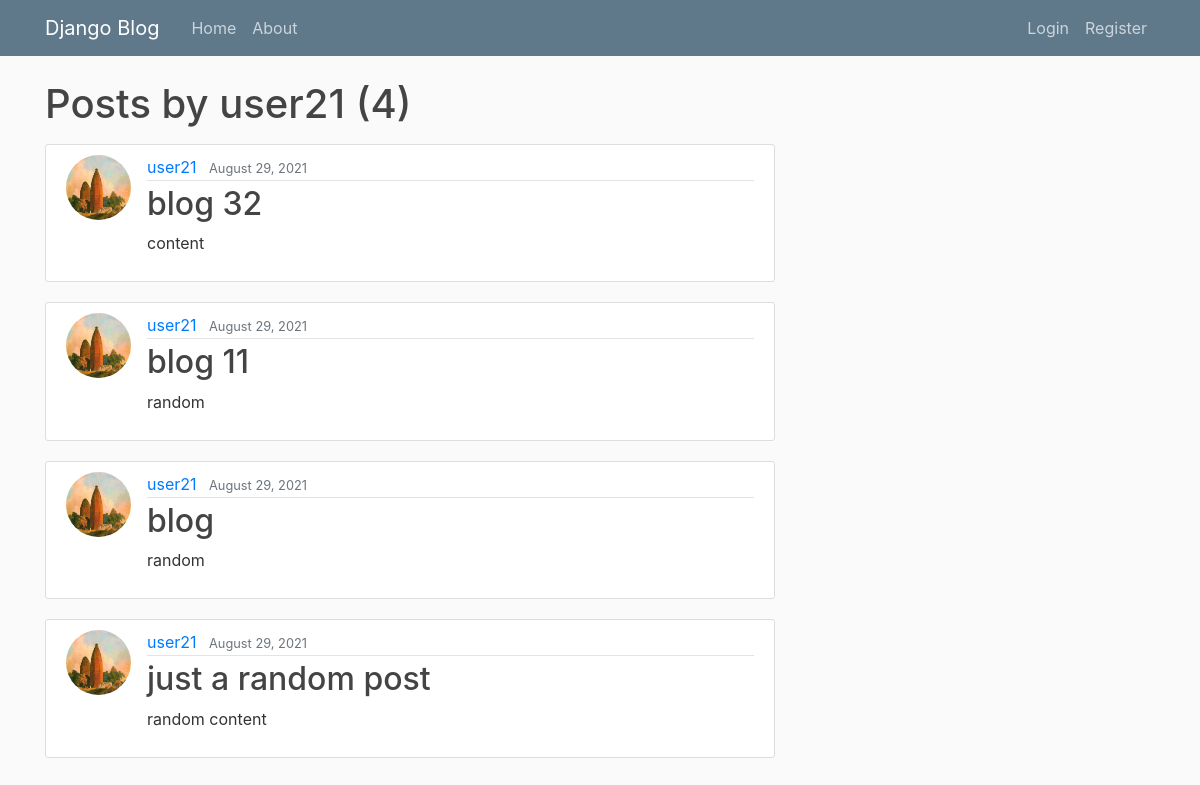
The page /user/user21 on the database its author committed.
### blog/models.py (models this page shows, shortened)
class Post(models.Model):
    title = models.CharField(max_length=100)
    content = models.TextField()
    date_posted = models.DateTimeField(default=timezone.now)
    author = models.ForeignKey(User, on_delete=models.CASCADE)

### users/models.py (models this page shows, shortened)
class Profile(models.Model):
    user = models.OneToOneField(User, on_delete=models.CASCADE)
    image = models.ImageField(default='default.jpg', upload_to='profile_pics')

### blog/views.py (the view)
# urls.py: path('user/<str:username>', UserPostListView.as_view(), name='user-posts'),
class UserPostListView(ListView):
    model = Post
    template_name = 'blog/user_posts.html'  # <app>/<model>_<viewtype>.html
    context_object_name = 'posts'
    paginate_by = 5
    def get_queryset(self):
        user = get_object_or_404(User, username=self.kwargs.get('username'))
        return Post.objects.filter(author=user).order_by('-date_posted')

### blog/templates/blog/user_posts.html (shortened to what this page needs)
{% extends "blog/base.html" %}
{% block content %}
<h1 class="mb-3">Posts by {{ view.kwargs.username }} ({{ page_obj.paginator.count }})</h1>
{% for post in posts %}
<article class="media content-section">
    <img class="rounded-circle article-img" src="{{ post.author.profile.image.url }}">
    <div class="media-body">
        <div class="article-metadata">
            <a class="mr-2" href="{% url 'user-posts' post.author.username %}">{{ post.author }}</a>
            <small class="text-muted">{{ post.date_posted|date:"F d, Y" }}</small>
        </div>
        <h2><a class="article-title" href="{% url 'post-detail' post.id %}">{{ post.title }}</a></h2>
        <p class="article-content">{{ post.content }}</p>
    </div>
</article>
{% endfor %}
    {% endblock content %}

### blog/static/blog/main.css (style rules this page uses)
body { background: #fafafa; color: #333333; margin-top: 5rem; }
h1, h2, h3, h4, h5, h6 { color: #444444; }
.content-section { background: #ffffff; padding: 10px 20px; border: 1px solid #dddddd; border-radius: 3px; margin-bottom: 20px; }
.article-title { color: #444444; }
.article-content { white-space: pre-line; }
.article-img { height: 65px; width: 65px; margin-right: 16px; }
.article-metadata { padding-bottom: 1px; margin-bottom: 4px; border-bottom: 1px solid #e3e3e3 }

### rows shown on the page
Post: author.profile.image (placeholder picture), author "user21", date_posted "August 29, 2021", title "blog 32", content "content"
Post: author.profile.image (placeholder picture), author "user21", date_posted "August 29, 2021", title "blog 11", content "random"
Post: author.profile.image (placeholder picture), author "user21", date_posted "August 29, 2021", title "blog", content "random"
Post: author.profile.image (placeholder picture), author "user21", date_posted "August 29, 2021", title "just a random post", content "random content"

### other values the page prints
{{ view.kwargs.username }} "user21"
{{ page_obj.paginator.count }} "4"
